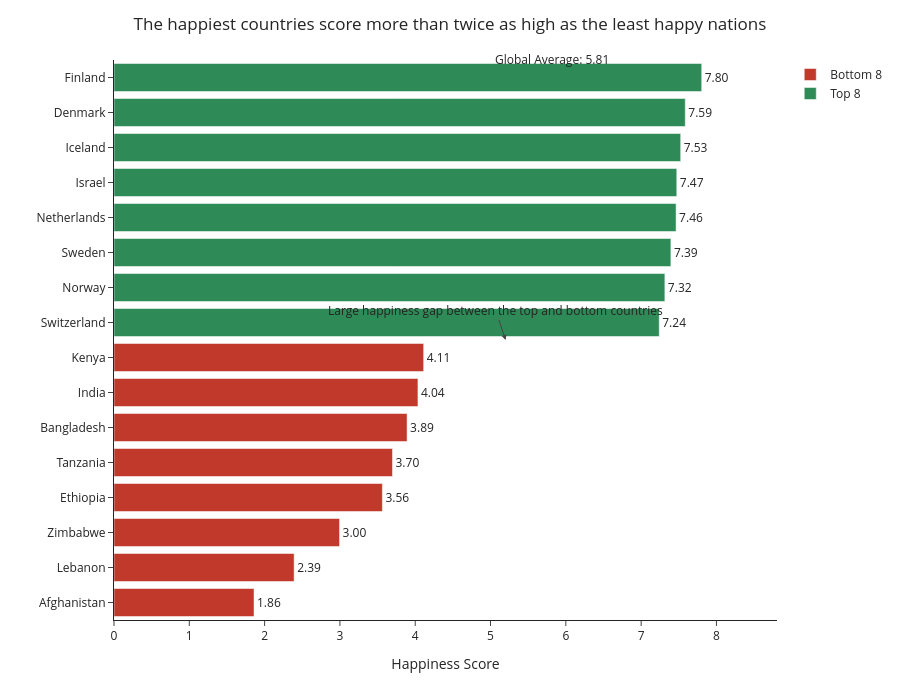

Write notebook code for a chart like this one.
### Markdown cell above
---
## Task 2 — Bottom vs. Top: A Contrast Story

**What to build:** A bar chart that highlights the **gap between the happiest and least happy countries**, focusing on a specific insight.

**Requirements:**
- Show the **top 8 AND bottom 8 countries** together (16 bars total)
- Use **colour** to distinguish the two groups (not Plotly's default rainbow)
- Add a **visual separator or annotation** that emphasises the gap
- Insight title that tells the story of the gap

**Hint:** Use `pd.concat([df.nlargest(8,'Happiness_Score'), df.nsmallest(8,'Happiness_Score')])` to get both groups.

**Stretch goal:** Add a vertical reference line showing the global average.

### Code cell
# Task 2: Top 8 vs. Bottom 8 contrast
# ------------------------------------

# Step 1: Get top and bottom countries
top8 = df.nlargest(8, 'Happiness_Score').copy()
top8['Group'] = 'Top 8'
bottom8 = df.nsmallest(8, 'Happiness_Score').copy()
bottom8['Group'] = 'Bottom 8'

combined = pd.concat([bottom8, top8]).sort_values('Happiness_Score')
global_avg = df['Happiness_Score'].mean()
print(f"Global average: {global_avg:.2f}")

# Step 2: Build your chart
# YOUR CODE HERE

import pandas as pd
import plotly.express as px

# Top 8 and Bottom 8 countries
top8 = df.nlargest(8, 'Happiness_Score').copy()
top8['Group'] = 'Top 8'

bottom8 = df.nsmallest(8, 'Happiness_Score').copy()
bottom8['Group'] = 'Bottom 8'

comparison = pd.concat([top8, bottom8])

# Sort for display
comparison = comparison.sort_values('Happiness_Score', ascending=True)

# Global average
global_avg = df['Happiness_Score'].mean()

# Custom colors (not Plotly defaults)
color_map = {
    'Top 8': '#2E8B57',      # green
    'Bottom 8': '#C0392B'    # red
}

fig = px.bar(
    comparison,
    x='Happiness_Score',
    y='Country',
    color='Group',
    orientation='h',
    text='Happiness_Score',
    color_discrete_map=color_map
)

fig.update_traces(
    texttemplate='%{text:.2f}',
    textposition='outside'
)

fig.update_layout(
    title={
        'text': 'The happiest countries score more than twice as high as the least happy nations',
        'x': 0.5
    },
    xaxis_title='Happiness Score',
    yaxis_title='',
    template='simple_white',
    legend_title='',
    height=700
)

# Zero baseline (required)
fig.update_xaxes(range=[0, comparison['Happiness_Score'].max() + 1])

# Stretch goal: global average reference line
fig.add_vline(
    x=global_avg,
    line_dash='dash',
    line_color='black'
)

fig.add_annotation(
    x=global_avg,
    y=1.02,
    yref='paper',
    text=f'Global Average: {global_avg:.2f}',
    showarrow=False
)

# Visual annotation emphasizing the gap
fig.add_annotation(
    x=5.2,
    y=7.5,
    text='Large happiness gap between the top and bottom countries',
    showarrow=True,
    arrowhead=2
)

fig.show()

### Figure 1 — Plotly figure (JSON) as saved in the notebook; plotly's stock layout.template omitted (floating-point values rounded to 4 significant figures)
{"data": [{"hovertemplate": "Group=Bottom 8<br>Happiness_Score=%{text}<br>Country=%{y}<extra></extra>", "legendgroup": "Bottom 8", "marker": {"color": "#C0392B", "pattern": {"shape": ""}}, "name": "Bottom 8", "orientation": "h", "showlegend": true, "text": [1.859, 2.392, 2.995, 3.564, 3.698, 3.892, 4.036, 4.112], "textposition": "outside", "texttemplate": "%{text:.2f}", "type": "bar", "x": [1.859, 2.392, 2.995, 3.564, 3.698, 3.892, 4.036, 4.112], "xaxis": "x", "y": ["Afghanistan", "Lebanon", "Zimbabwe", "Ethiopia", "Tanzania", "Bangladesh", "India", "Kenya"], "yaxis": "y"}, {"hovertemplate": "Group=Top 8<br>Happiness_Score=%{text}<br>Country=%{y}<extra></extra>", "legendgroup": "Top 8", "marker": {"color": "#2E8B57", "pattern": {"shape": ""}}, "name": "Top 8", "orientation": "h", "showlegend": true, "text": [7.24, 7.315, 7.395, 7.464, 7.473, 7.525, 7.586, 7.804], "textposition": "outside", "texttemplate": "%{text:.2f}", "type": "bar", "x": [7.24, 7.315, 7.395, 7.464, 7.473, 7.525, 7.586, 7.804], "xaxis": "x", "y": ["Switzerland", "Norway", "Sweden", "Netherlands", "Israel", "Iceland", "Denmark", "Finland"], "yaxis": "y"}], "layout": {"annotations": [{"showarrow": false, "text": "Global Average: 5.81", "x": 5.811, "y": 1.02, "yref": "paper"}, {"arrowhead": 2, "showarrow": true, "text": "Large happiness gap between the top and bottom countries", "x": 5.2, "y": 7.5}], "barmode": "relative", "height": 700, "legend": {"title": {"text": ""}, "tracegroupgap": 0}, "margin": {"t": 60}, "shapes": [{"line": {"color": "black", "dash": "dash"}, "type": "line", "x0": 5.811, "x1": 5.811, "xref": "x", "y0": 0, "y1": 1, "yref": "y domain"}], "title": {"text": "The happiest countries score more than twice as high as the least happy nations", "x": 0.5}, "xaxis": {"anchor": "y", "domain": [0, 1], "range": [0, 8.804], "title": {"text": "Happiness Score"}}, "yaxis": {"anchor": "x", "domain": [0, 1], "title": {"text": ""}}}}
